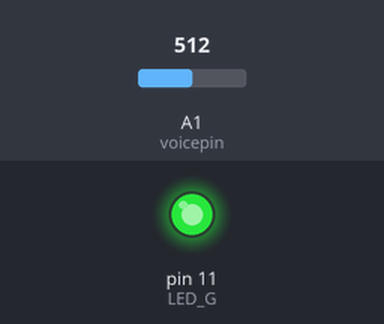
Bench run of a sketch on a simulated Arduino Uno, built with avr-gcc and run on an emulated ATmega328P. Shown: output pins drawn as LEDs (lit = HIGH). The test bench sets the inputs (shaded band); at power-on: A1 (voicepin) = 512. What the sketch prints to the serial monitor is not drawn.

Above: at 0.1 s.
Timing chart, 0 to 1.6 s (numbered marks = the images above):
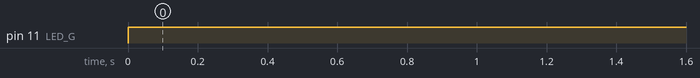

The sketch:

Corridor_acoustic_lights.ino
```cpp
// (licence header left out)
int voicepin = A1;
int LED_R = 10;
int LED_G = 11;
int LED_B = 9;
int val = 0;

/*
* Function       setup
* @author        Jessica
* @date          2019.8.21
* @brief         Initial configuration
* @param[in]     void
* @retval        void
* @par History   no
*/
void setup()
{
  pinMode(voicepin,INPUT);
  pinMode(LED_G,OUTPUT);
  Serial.begin(9600);
}


/*
* Function       loop
* @author        Jessica
* @date          2019.8.21
* @brief         main
* @param[in]     void
* @param[out]    void
* @retval        void
* @par History   no
*/
void loop()
{
  val = analogRead(voicepin);//Read the analog value of the sound sensor and assign it to val
  Serial.println(val);//Serial port print val variable
  if (analogRead(voicepin) >= 400) //Determine whether the received data value meets the range, and you can adjust this parameter according to the current environment
  {
    digitalWrite(LED_G, HIGH); //light is on
    for(int i=0; i<10; i++)//When it senses that there is movement, it turns off after 10s, and the for loop 10 times is 1s * 10 = 10s
    {
      delay(1000);
    }
  }
  else
  {
    digitalWrite(LED_G, LOW); //light is off
  }
  delay(1000);
}
```

Measured:
- by itself, pin 11 (LED_G): LOW → HIGH at 0.00 s
